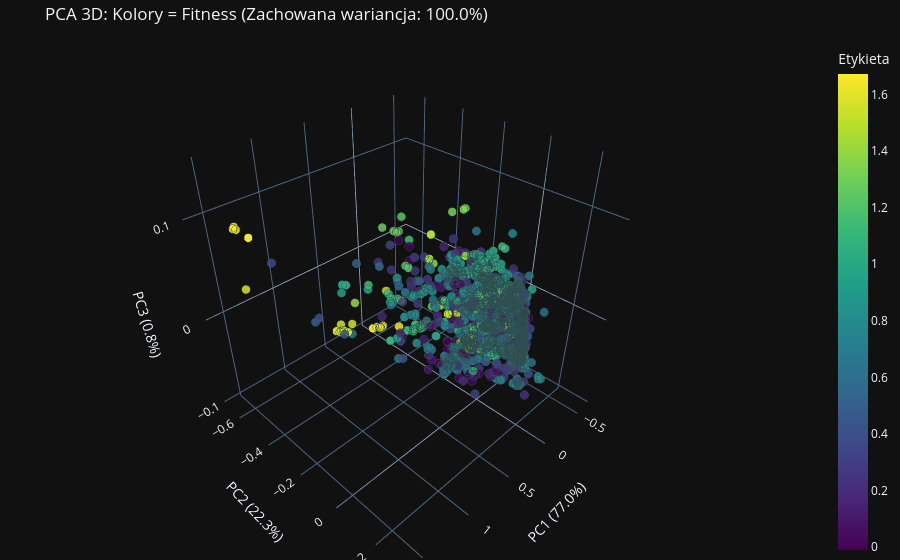

Here is the notebook cell this chart was saved with:
### Markdown cell above
## PCA 3D

### Code cell
def visualize_pca_3d_interactive(latent_vectors, labels, title="Interaktywne PCA 3D"):
    if isinstance(latent_vectors[0], torch.Tensor):
        z_matrix = torch.stack(latent_vectors).detach().cpu().numpy()
    else:
        z_matrix = np.array(latent_vectors)

    labels = np.array(labels)
    assert len(z_matrix) == len(labels), "Liczba wektorów i etykiet musi być identyczna!"

    pca = PCA(n_components=3)
    z_pca = pca.fit_transform(z_matrix)
    exp_var = pca.explained_variance_ratio_ * 100

    hover_texts = [f"Wartość: {lbl:.3f}" if isinstance(lbl, float) else f"Wartość: {lbl}" for lbl in labels]

    df = pd.DataFrame({
        'PC1': z_pca[:, 0],
        'PC2': z_pca[:, 1],
        'PC3': z_pca[:, 2],
        'Etykieta': labels,
        'Szczegóły': hover_texts
    })

    fig = px.scatter_3d(
        df,
        x='PC1',
        y='PC2',
        z='PC3',
        color='Etykieta',          # Kolorowanie na podstawie przekazanych etykiet (np. fitness)
        hover_name='Szczegóły',    # Tekst pojawiający się po najechaniu myszką
        title=f'{title} (Zachowana wariancja: {sum(exp_var):.1f}%)',
        labels={
            'PC1': f'PC1 ({exp_var[0]:.1f}%)',
            'PC2': f'PC2 ({exp_var[1]:.1f}%)',
            'PC3': f'PC3 ({exp_var[2]:.1f}%)'
        },
        color_continuous_scale='Viridis', # Ładna i czytelna mapa kolorów
        opacity=0.85
    )

    fig.update_traces(marker=dict(size=5, line=dict(width=1, color='DarkSlateGrey')))

    fig.update_layout(margin=dict(l=0, r=0, b=0, t=40))

    fig.show()

visualize_pca_3d_interactive(latent_vectors, labels, title="PCA 3D: Kolory = Fitness")

### Figure 1 — Plotly figure (JSON) as saved in the notebook; plotly's stock layout.template omitted (floating-point values rounded to 4 significant figures; data arrays with more than 128 entries replaced by an {"elided": "..."} marker saying what was removed)
{"data": [{"hovertemplate": "<b>%{hovertext}</b><br><br>PC1 (77.0%)=%{x}<br>PC2 (22.3%)=%{y}<br>PC3 (0.8%)=%{z}<br>Etykieta=%{marker.color}<extra></extra>", "hovertext": {"elided": "4000 str values"}, "legendgroup": "", "marker": {"color": {"elided": "4000 float values"}, "coloraxis": "coloraxis", "opacity": 0.85, "symbol": "circle", "line": {"color": "DarkSlateGrey", "width": 1}, "size": 5}, "mode": "markers", "name": "", "scene": "scene", "showlegend": false, "x": {"elided": "4000 float values"}, "y": {"elided": "4000 float values"}, "z": {"elided": "4000 float values"}, "type": "scatter3d"}], "layout": {"scene": {"domain": {"x": [0.0, 1.0], "y": [0.0, 1.0]}, "xaxis": {"title": {"text": "PC1 (77.0%)"}}, "yaxis": {"title": {"text": "PC2 (22.3%)"}}, "zaxis": {"title": {"text": "PC3 (0.8%)"}}}, "coloraxis": {"colorbar": {"title": {"text": "Etykieta"}}, "colorscale": [[0.0, "#440154"], [0.1111, "#482878"], [0.2222, "#3e4989"], [0.3333, "#31688e"], [0.4444, "#26828e"], [0.5556, "#1f9e89"], [0.6667, "#35b779"], [0.7778, "#6ece58"], [0.8889, "#b5de2b"], [1.0, "#fde725"]], "autocolorscale": false}, "legend": {"tracegroupgap": 0}, "title": {"text": "PCA 3D: Kolory = Fitness (Zachowana wariancja: 100.0%)"}, "margin": {"l": 0, "r": 0, "b": 0, "t": 40}}}
